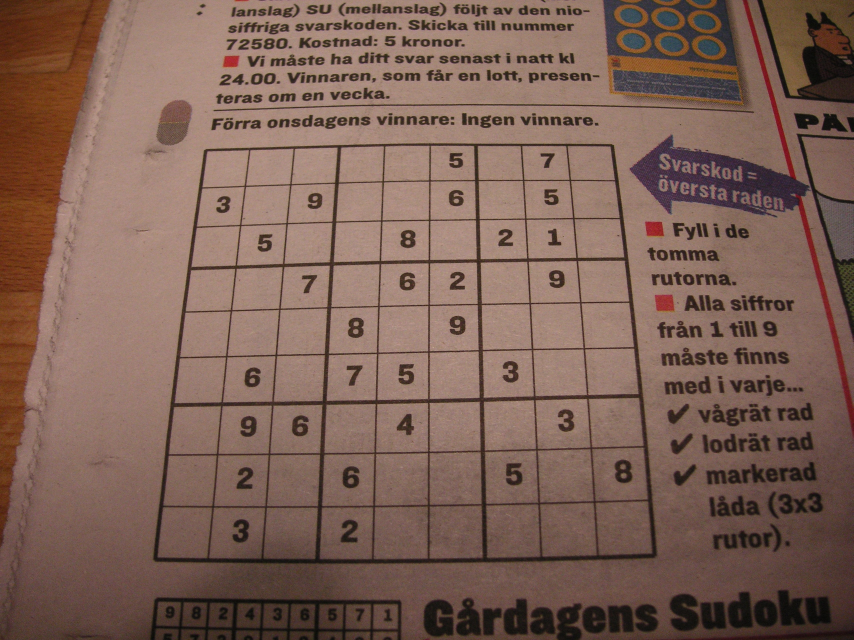
#> input picture ImagesProcessing/sudokus/sudoku1.JPG, 2560 x 1920 px, given in place of sudoku3.jpg, which was not available (shown at 1/3 size)
$ python ManualShudu.py
#> lines starting #> are read from the running program, lines starting #| are printed output that depends on the picture
# 手动取点代码
# coding=UTF-8<code>
from PIL import Image
from pylab import *
import cv2
import numpy as np
from matplotlib import pyplot as plt
from scipy import ndimage
import os
import pickle


def get_points_manually(img):
    """
    手动获取数独框的4个顶点
    :param img: 输入图像
    :return: points: 得到的数独框4个顶点
    """
    # 改变这个参数调整对应点的对数
    point_pair = 4
    # 显示图像
    figure()
    title('选取数独框')
    imshow(img, 'gray')
    # 取点
    print('请点击{}个数独框顶点，依次应为左下角、左上角、右上角、右下角，请尽量准确选取'.format(point_pair))
    # 创建点的容器
    points = []
    for i in range(point_pair):
        x = ginput(1)
        print('第{}个:'.format(i + 1), x)
        points.append(x)
    return points


def get_process_control_number():
    """
    控制程序继续/终止
    :return: process_control_number: int,控制程序进程的标志
    """
    process_control_number = int(input('0---是\n1---否\n'))
    while process_control_number != 0 and process_control_number != 1:
        print('请输入有效数字！')
        process_control_number = int(input('0---是\n1---否\n'))
    return process_control_number


# [113 lines left out: functions perspective_trans, img_splite, shadow_remove, not called in this run]


# ---------主程序----------
print("------Hello,python------")
print("手动提取数独数字")
# 解决PLT库中文显示问题
plt.rcParams['font.sans-serif']=['SimHei']
plt.rcParams['axes.unicode_minus'] = False
# 选择读入的图像的编号
my_img_number = int(input('请输入1-24，读取相应编号的图像：\n'))
#> the answer given: 3
# 读入图像
original_img = cv2.imread('../images/sudokus/sudoku{}.jpg'.format(my_img_number))
#> original_img is the input picture: shape (1920, 2560, 3); mean B, G, R 86, 97.6, 125.7
# 变换图像为指定大小
original_img = cv2.resize(original_img, (2560, 1920))
# 显示图像
figure()
title('原图')
imshow(original_img)
print('关闭所有图像窗口后程序继续运行')
show()
# 图像预处理
# 中值滤波器，消除椒盐噪声
median_img = cv2.medianBlur(original_img, 5)
# 将图片数据类型转换为灰度图
gray_img = cv2.cvtColor(median_img, cv2.COLOR_RGB2GRAY)
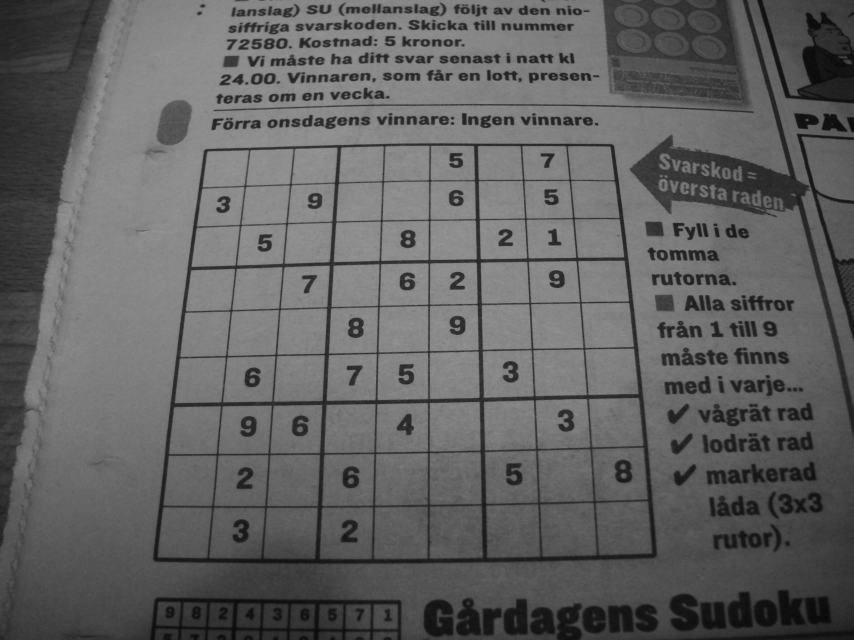
#> gray_img: shape (1920, 2560) (shown at 1/3 size); min 8, max 155, mean 97.4
figure()
title('去噪后的灰度图像')
imshow(gray_img, 'gray')
print('关闭所有图像窗口后程序继续运行')
show()
print('请选择是否需要去除阴影')
my_process_control_number = get_process_control_number()
#> the answer given: 1
if my_process_control_number == 0:
    gray_img = shadow_remove(gray_img)
    figure()
    title('去除阴影后的灰度图像')
    imshow(gray_img, 'gray')
    print('关闭所有图像窗口后程序继续运行')
    show()
# 获取数独框顶点
#> (the run stopped early here; a loop or call above may not have finished)

$ run again, on ImagesProcessing/sudokus/sudoku14.JPG
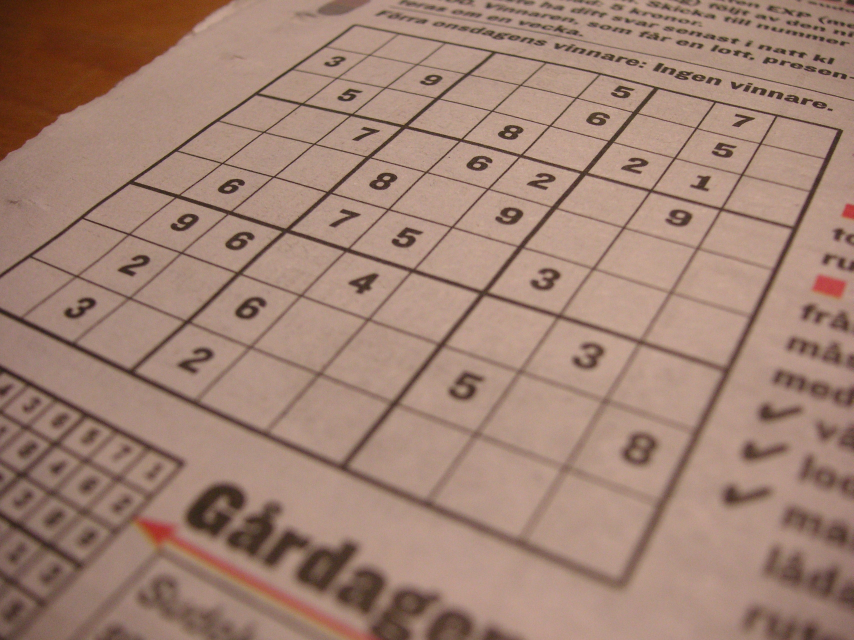
#> input picture ImagesProcessing/sudokus/sudoku14.JPG, 2560 x 1920 px, given in place of sudoku3.jpg, which was not available (shown at 1/3 size)
#> original_img is the input picture: shape (1920, 2560, 3); mean B, G, R 115.2, 129.7, 160.5
#> `gray_img = cv2.cvtColor(median_img, cv2.COLOR_RGB2GRAY)`:
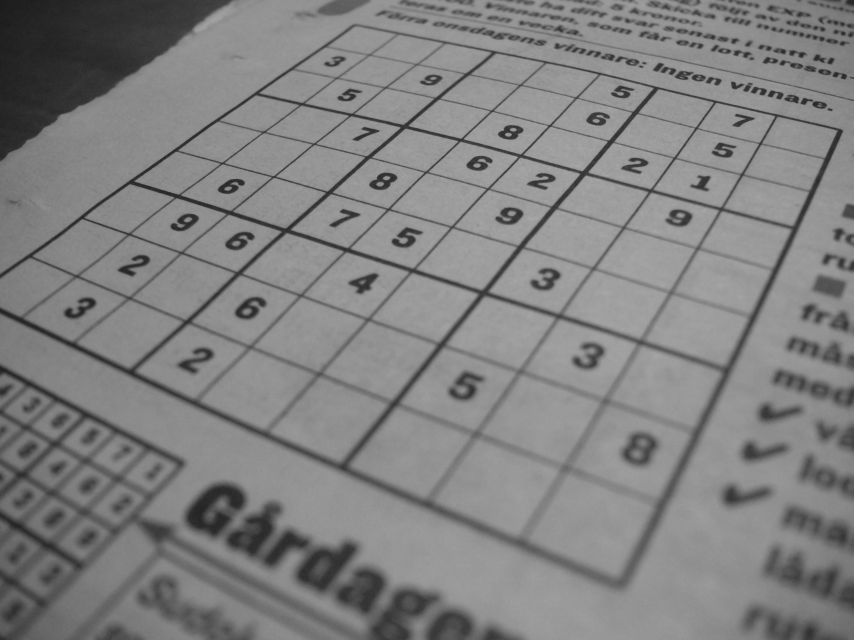
#> gray_img: shape (1920, 2560) (shown at 1/3 size); min 26, max 171, mean 129

$ run again, on ImagesProcessing/sudokus/sudoku15.JPG
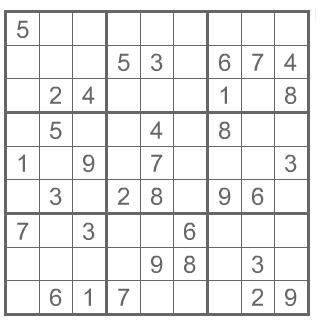
#> input picture ImagesProcessing/sudokus/sudoku15.JPG, 334 x 329 px, given in place of sudoku3.jpg, which was not available
#> original_img is the input picture: shape (329, 334, 3); min 59, max 255, mean 236.1
#> `original_img = cv2.resize(original_img, (2560, 1920))`:
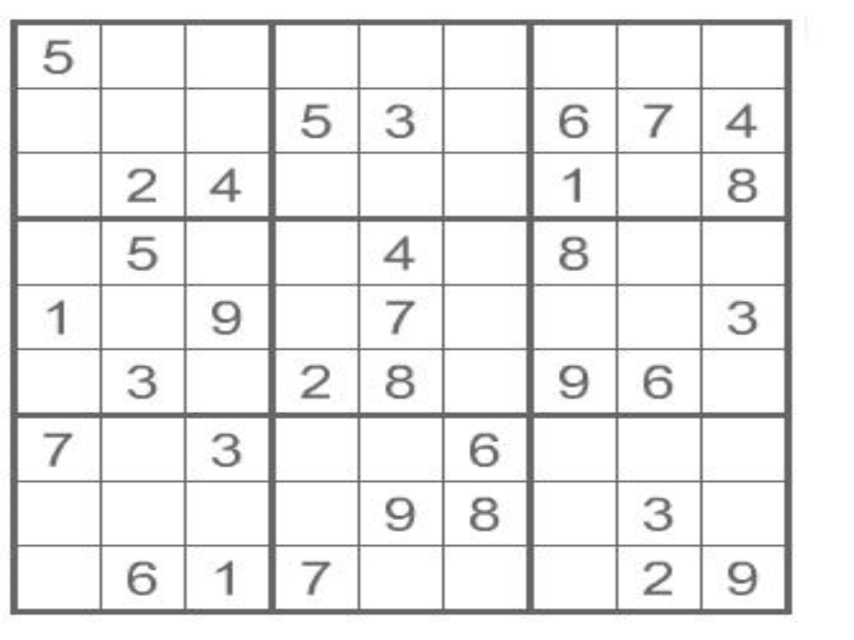
#> original_img: shape (1920, 2560, 3) (shown at 1/3 size); min 62, max 255, mean 236

$ run again, on ImagesProcessing/sudokus/sudoku16.JPG
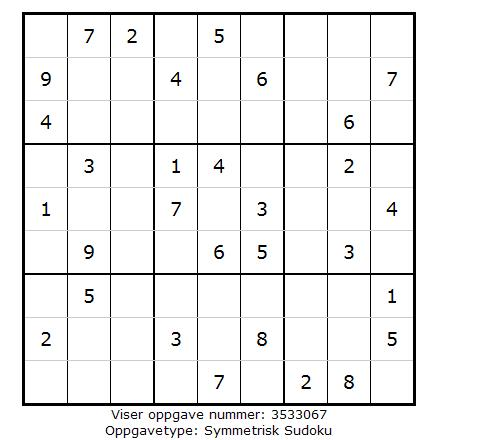
#> input picture ImagesProcessing/sudokus/sudoku16.JPG, 493 x 440 px, given in place of sudoku3.jpg, which was not available
#> original_img is the input picture: shape (440, 493, 3); mean B, G, R 239, 239.1, 239.1
#> `original_img = cv2.resize(original_img, (2560, 1920))`:
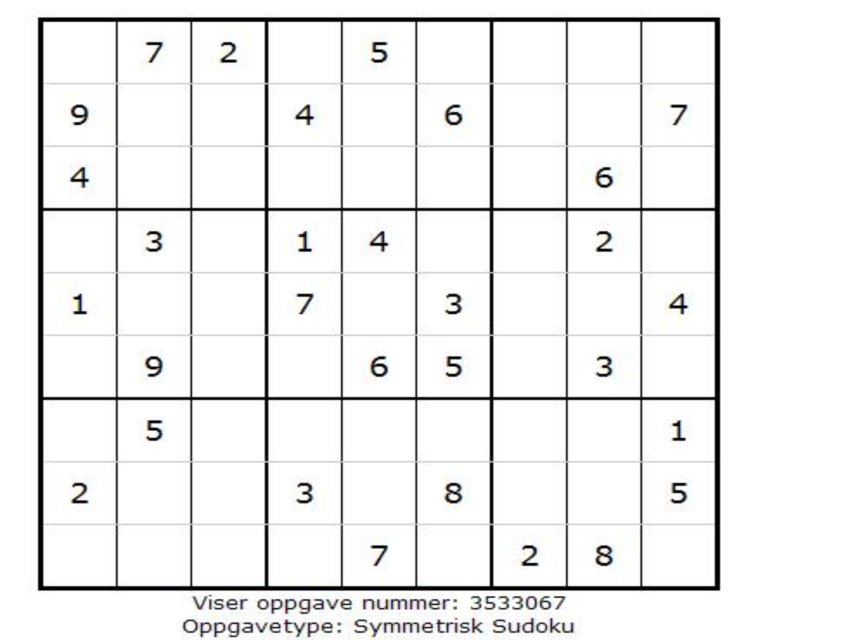
#> original_img: shape (1920, 2560, 3) (shown at 1/3 size); mean B, G, R 239, 239.1, 239.1
